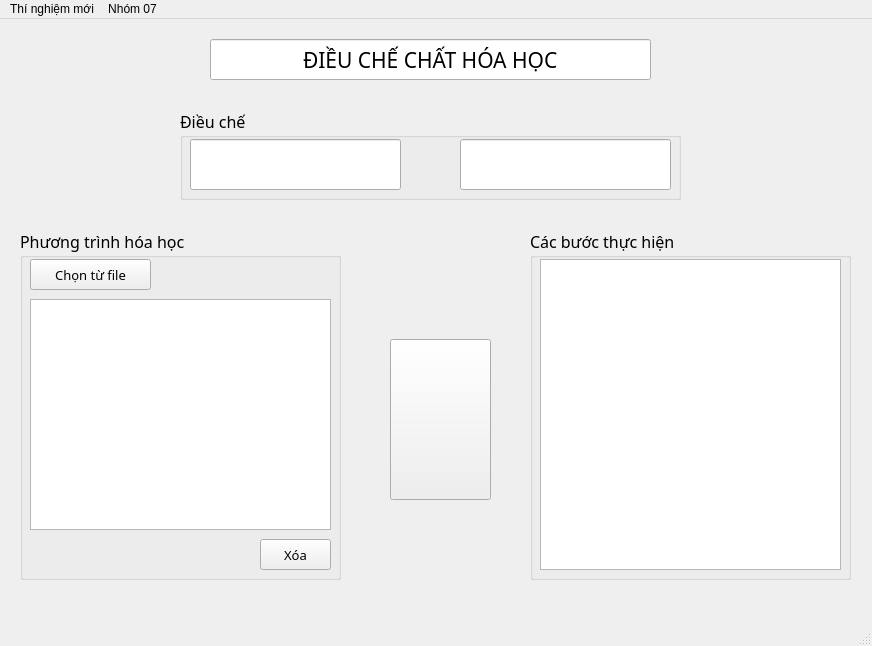
<?xml version="1.0" encoding="UTF-8"?>
<ui version="4.0">
 <class>MainWindow</class>
 <widget class="QMainWindow" name="MainWindow">
  <property name="geometry">
   <rect>
    <x>0</x>
    <y>0</y>
    <width>872</width>
    <height>646</height>
   </rect>
  </property>
  <property name="windowTitle">
   <string>ChemistryLab-Nhom07</string>
  </property>
  <property name="windowIcon">
   <iconset>
    <normaloff>icon/lab-color.png</normaloff>icon/lab-color.png</iconset>
  </property>
  <widget class="QWidget" name="centralwidget">
   <widget class="QPushButton" name="btnLab">
    <property name="geometry">
     <rect>
      <x>390</x>
      <y>320</y>
      <width>101</width>
      <height>161</height>
     </rect>
    </property>
    <property name="toolTip">
     <string>Laboratory</string>
    </property>
    <property name="text">
     <string/>
    </property>
    <property name="icon">
     <iconset>
      <normaloff>icon/lab.png</normaloff>icon/lab.png</iconset>
    </property>
    <property name="iconSize">
     <size>
      <width>80</width>
      <height>225</height>
     </size>
    </property>
   </widget>
   <widget class="QLineEdit" name="txtTitle">
    <property name="geometry">
     <rect>
      <x>210</x>
      <y>20</y>
      <width>441</width>
      <height>41</height>
     </rect>
    </property>
    <property name="font">
     <font>
      <family>Montserrat</family>
      <pointsize>16</pointsize>
     </font>
    </property>
    <property name="cursor">
     <cursorShape>ArrowCursor</cursorShape>
    </property>
    <property name="mouseTracking">
     <bool>false</bool>
    </property>
    <property name="autoFillBackground">
     <bool>false</bool>
    </property>
    <property name="text">
     <string>ĐIỀU CHẾ CHẤT HÓA HỌC</string>
    </property>
    <property name="alignment">
     <set>Qt::AlignCenter</set>
    </property>
    <property name="readOnly">
     <bool>true</bool>
    </property>
   </widget>
   <widget class="QGroupBox" name="grpProduceSteps">
    <property name="geometry">
     <rect>
      <x>530</x>
      <y>210</y>
      <width>321</width>
      <height>351</height>
     </rect>
    </property>
    <property name="font">
     <font>
      <family>Montserrat</family>
      <pointsize>12</pointsize>
     </font>
    </property>
    <property name="title">
     <string>Các bước thực hiện</string>
    </property>
    <widget class="QPlainTextEdit" name="txtProduceSteps">
     <property name="geometry">
      <rect>
       <x>10</x>
       <y>30</y>
       <width>301</width>
       <height>311</height>
      </rect>
     </property>
     <property name="readOnly">
      <bool>true</bool>
     </property>
    </widget>
   </widget>
   <widget class="QGroupBox" name="grpEquations">
    <property name="geometry">
     <rect>
      <x>20</x>
      <y>210</y>
      <width>321</width>
      <height>351</height>
     </rect>
    </property>
    <property name="font">
     <font>
      <family>Montserrat</family>
      <pointsize>12</pointsize>
     </font>
    </property>
    <property name="title">
     <string>Phương trình hóa học</string>
    </property>
    <widget class="QToolButton" name="btnInputEquationsFromFile">
     <property name="geometry">
      <rect>
       <x>10</x>
       <y>30</y>
       <width>121</width>
       <height>31</height>
      </rect>
     </property>
     <property name="font">
      <font>
       <pointsize>10</pointsize>
      </font>
     </property>
     <property name="toolTip">
      <string extracomment="Open a text file contains the equations"/>
     </property>
     <property name="text">
      <string>Chọn từ file</string>
     </property>
    </widget>
    <widget class="QPushButton" name="pushButton">
     <property name="geometry">
      <rect>
       <x>240</x>
       <y>310</y>
       <width>71</width>
       <height>31</height>
      </rect>
     </property>
     <property name="font">
      <font>
       <pointsize>10</pointsize>
      </font>
     </property>
     <property name="text">
      <string>Xóa</string>
     </property>
    </widget>
    <widget class="QTextEdit" name="inputEquations">
     <property name="geometry">
      <rect>
       <x>10</x>
       <y>70</y>
       <width>301</width>
       <height>231</height>
      </rect>
     </property>
    </widget>
   </widget>
   <widget class="QGroupBox" name="grpProblem">
    <property name="geometry">
     <rect>
      <x>180</x>
      <y>90</y>
      <width>501</width>
      <height>91</height>
     </rect>
    </property>
    <property name="font">
     <font>
      <family>Montserrat</family>
      <pointsize>12</pointsize>
     </font>
    </property>
    <property name="title">
     <string>Điều chế</string>
    </property>
    <widget class="QLineEdit" name="inputSourceChemistry">
     <property name="geometry">
      <rect>
       <x>10</x>
       <y>30</y>
       <width>211</width>
       <height>51</height>
      </rect>
     </property>
    </widget>
    <widget class="QLineEdit" name="inputTargetChemistry">
     <property name="geometry">
      <rect>
       <x>280</x>
       <y>30</y>
       <width>211</width>
       <height>51</height>
      </rect>
     </property>
     <property name="clearButtonEnabled">
      <bool>false</bool>
     </property>
    </widget>
    <widget class="QPushButton" name="btnTo">
     <property name="enabled">
      <bool>false</bool>
     </property>
     <property name="geometry">
      <rect>
       <x>230</x>
       <y>40</y>
       <width>41</width>
       <height>31</height>
      </rect>
     </property>
     <property name="text">
      <string/>
     </property>
     <property name="icon">
      <iconset>
       <normaloff>icon/right-arrows.png</normaloff>icon/right-arrows.png</iconset>
     </property>
     <property name="iconSize">
      <size>
       <width>26</width>
       <height>16</height>
      </size>
     </property>
     <property name="flat">
      <bool>true</bool>
     </property>
    </widget>
   </widget>
   <zorder>grpProblem</zorder>
   <zorder>grpEquations</zorder>
   <zorder>grpProduceSteps</zorder>
   <zorder>btnLab</zorder>
   <zorder>txtTitle</zorder>
  </widget>
  <widget class="QMenuBar" name="menubar">
   <property name="geometry">
    <rect>
     <x>0</x>
     <y>0</y>
     <width>872</width>
     <height>26</height>
    </rect>
   </property>
   <widget class="QMenu" name="menuAuthors">
    <property name="title">
     <string>Nhóm 07</string>
    </property>
   </widget>
   <widget class="QMenu" name="menuRefresh">
    <property name="title">
     <string>Thí nghiệm mới</string>
    </property>
   </widget>
   <addaction name="menuRefresh"/>
   <addaction name="menuAuthors"/>
  </widget>
  <widget class="QStatusBar" name="statusbar"/>
 </widget>
 <resources/>
 <connections/>
</ui>
